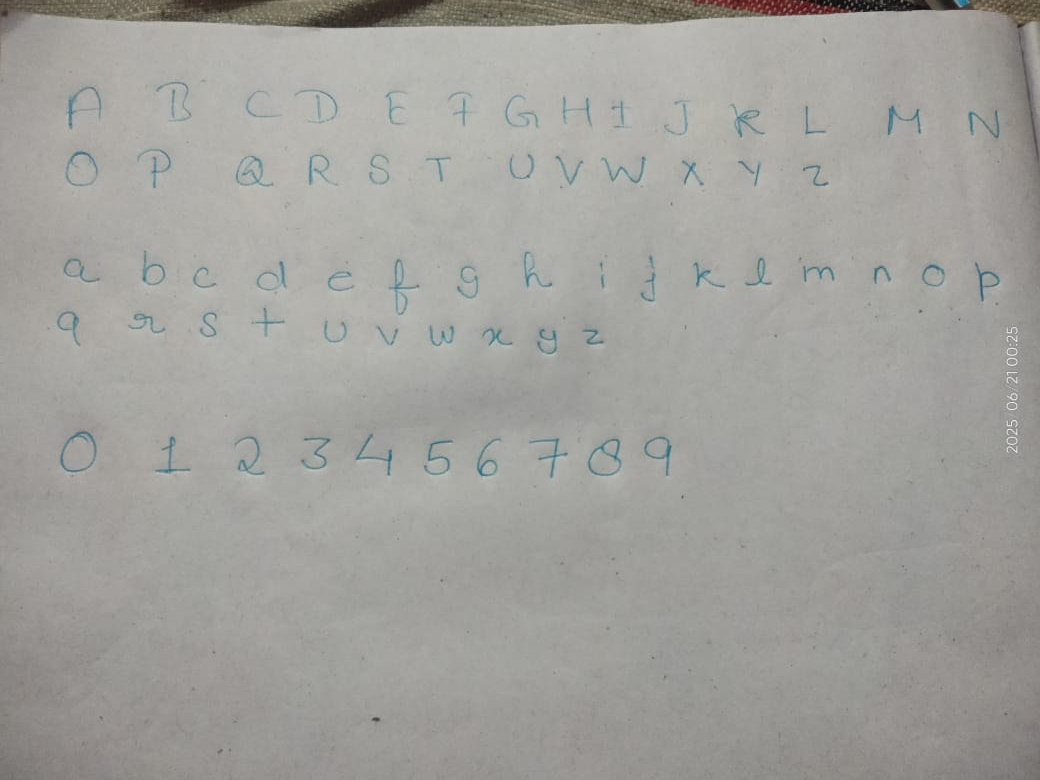
#> input picture data.jpg, 1040 x 780 px, found by its file name
$ jupyter execute --allow-errors EMNIST_Custom_Handwriting_Reconstruction.ipynb
#> lines starting #> are read from the running program, lines starting #| are printed output that depends on the picture; after the words box and inside, x2 and y2 are one past the last pixel; in counts of white or black regions, pixels touching at a corner belong together
### Importing Necessary Libraries

Starting by importing all the libraries needed for this project. This includes PyTorch for building and training the neural network, `torchvision` for datasets and image transformations, and `matplotlib` and `numpy` for data handling and visualization.

[cell 1]
import torch
import torch.nn as nn
import torch.nn.functional as F
from torchvision.datasets import EMNIST
import torchvision.transforms as transforms
import matplotlib.pyplot as plt
import numpy as np

### Loading the EMNIST Dataset

Here, I define a simple transformation to prepare the images (converting them to tensors). Then, I load the EMNIST dataset, specifically the 'byclass' split which contains digits and letters. The dataset is downloaded if it's not available locally. Finally, I print the total count of training samples.

#> (a cell that did not finish here is left out)

### Displaying Sample Images

To get a visual understanding of the data, this function is created to show a few sample images from the dataset. Calling it on the EMNIST data displays some examples.

[cell 3]
# [9 lines left out: function show_sample_images, not called in this run]

#> (the rest of this cell did not finish here and is left out)

### Defining the Autoencoder Model

This section defines the structure of the autoencoder model using PyTorch.

*   **Encoder:** Takes an input image, flattens it, and passes it through layers to create a compressed representation.
*   **Decoder:** Takes the compressed representation and uses layers to reconstruct an image of the original size.
*   The `forward` method specifies the data flow from input to output through the encoder and decoder.

[cell 4]
class Autoencoder(nn.Module):
  # [29 lines left out: functions __init__, forward, not called in this run]

### Setting Up the Data Loader

A `DataLoader` is created for the EMNIST training data. This helps in efficiently processing the data in batches during training. The batch size is set to 128, and the data is shuffled for each training epoch.

[cell 5]
from torch.utils.data import DataLoader

batch_size = 128
#> (the rest of this cell did not finish here and is left out)

#> (a cell that did not finish here is left out)

[cell 7]
num_epochs = 5

#> (the rest of this cell did not finish here and is left out)

### Visualizing Reconstructed EMNIST Images

After training on EMNIST, this function visualizes how well the autoencoder can reconstruct the original images. It takes a few samples, passes them through the trained model, and displays the original image side-by-side with its reconstruction.

[cell 8]
# [19 lines left out: function show_reconstructed, not called in this run]

#> (the rest of this cell did not finish here and is left out)

[cell 9]
from google.colab import drive, files
uploaded = files.upload()
#> the answer given: data.jpg

[cell 10]
import cv2
import numpy as np
import os
from PIL import Image

[cell 11]
img = cv2.imread('/content/data.jpg',cv2.IMREAD_GRAYSCALE)
#> img: shape (780, 1040); min 7, max 241, mean 160.5
img = cv2.bitwise_not(img)
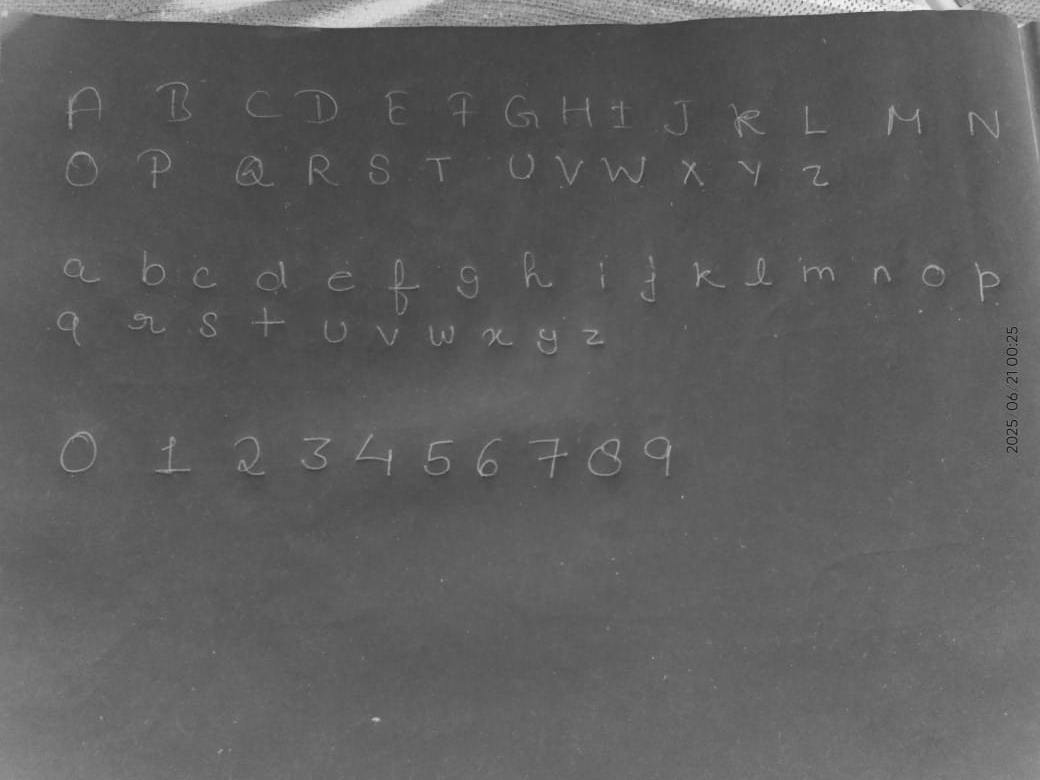
#> img: shape (780, 1040); min 14, max 248, mean 94.5

### Extracting Individual Characters

This part focuses on isolating each character from the custom image. It involves applying thresholding to create a binary image, finding contours (outlines), sorting them, and then cropping and resizing each character to 28x28 pixels. The extracted characters are also saved as individual files.

[cell 12]
_, thresh = cv2.threshold(img, 100, 255,cv2.THRESH_BINARY)
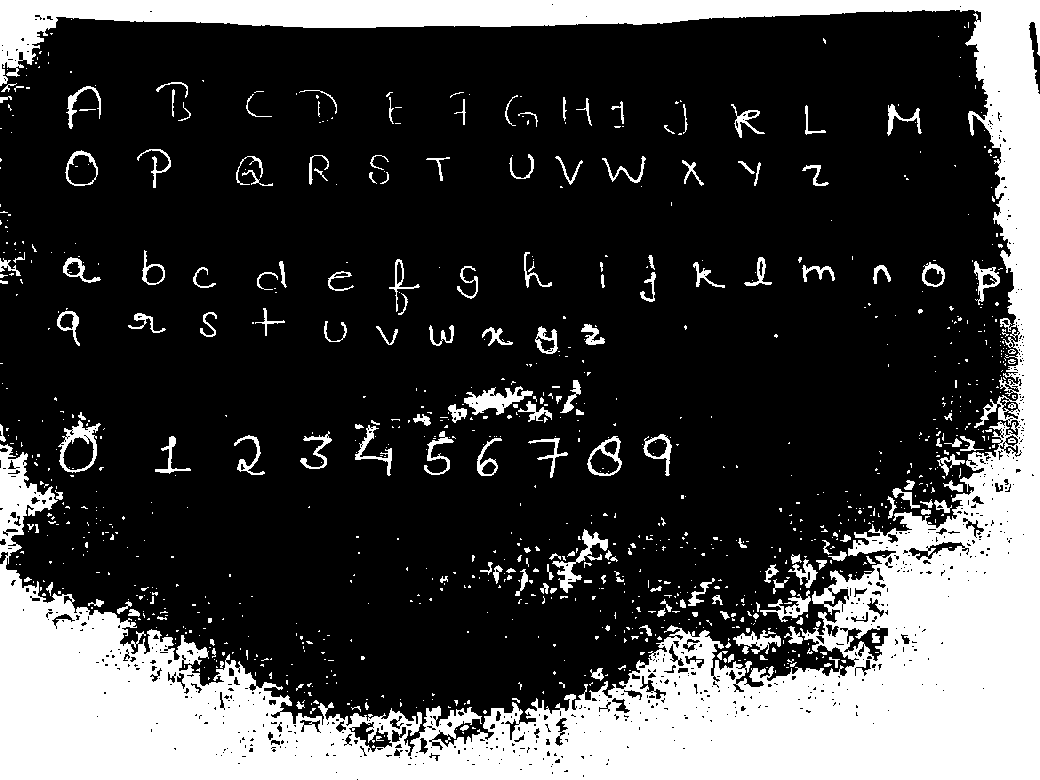
#> thresh: shape (780, 1040); 25.7% white; 1001 white regions (815 under 20 px)
contours,_ = cv2.findContours(thresh, cv2.RETR_EXTERNAL, cv2.CHAIN_APPROX_SIMPLE)
#> contours = 982 contours, 849 with area under 20; largest, box (x1, y1, x2, y2) and area: (0, 0, 1040, 780) 187096, (58, 420, 101, 473) 1372, (587, 436, 622, 476) 930, (65, 150, 98, 186) 854, (464, 386, 533, 415) 799

contours = sorted(contours, key=lambda ctr: cv2.boundingRect(ctr)[0])

char_images = []
for i, cnt in enumerate(contours):
  x, y, w, h = cv2.boundingRect(cnt)
  char = img[y:y+h, x:x+w]
  char = cv2.resize(char, (28, 28))
  char_images.append(char)
#> this loop made 982 passes
#> (cnt, x, y, w, h, char) on passes 2, 8, 9: ([[0, 363], [2, 363]], 0, 363, 3, 1, [[103, 102, 101]]), ([[0, 204], [0, 206]], 0, 204, 1, 3, [101, 102, 101]), ([[0, 167], [0, 168]], 0, 167, 1, 2, [101, 101])
#> after the loop, char_images = 982 items


for i, char in enumerate(char_images):
  cv2.imwrite(f"char_{i}.png",char)

print(f"Extracted {len(char_images)} charaters")
#| Extracted 982 charaters
